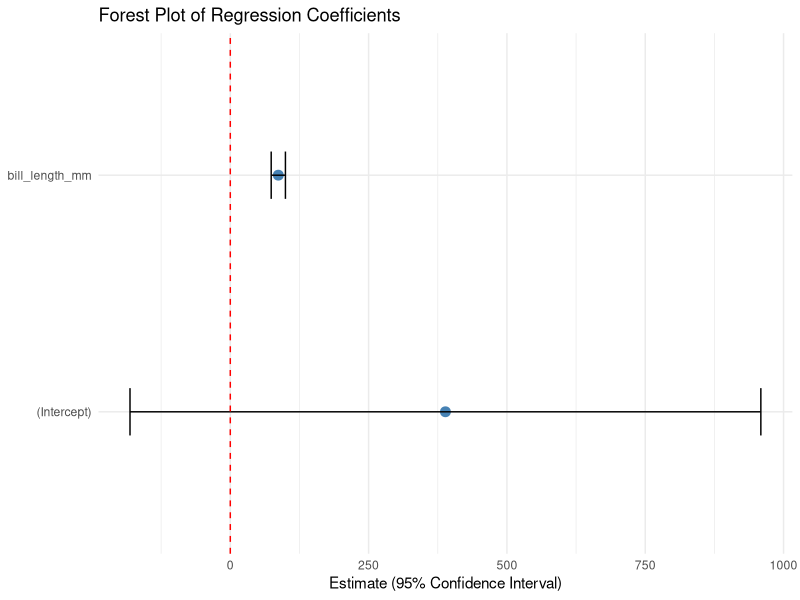
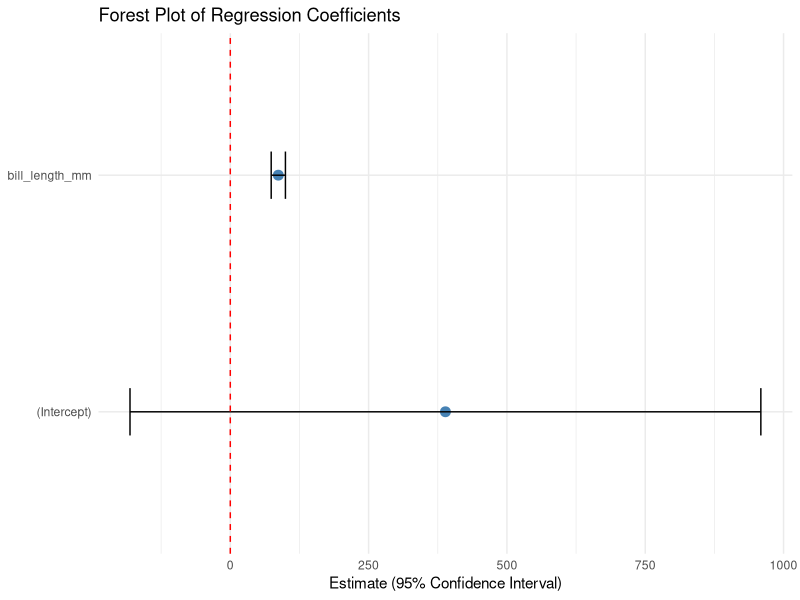

Write the R code that produced these figures, in order.
# Forest Plot

library(tidyverse)
library(palmerpenguins)
library(broom)

# Load dataset
data("penguins")

# Remove missing values
penguins_clean <- drop_na(penguins)

# Linear regression
model <- lm(
  body_mass_g ~ bill_length_mm,
  data = penguins_clean
)

# Extract coefficients
forest_data <- tidy(
  model,
  conf.int = TRUE
)

# Create Forest Plot
forest_plot <- ggplot(forest_data, aes(x = estimate, y = term)) +
  geom_point(size = 3, color = "steelblue") +
  geom_errorbarh(
    aes(xmin = conf.low, xmax = conf.high),
    height = 0.2
  ) +
  geom_vline(
    xintercept = 0,
    linetype = "dashed",
    color = "red"
  ) +
  labs(
    title = "Forest Plot of Regression Coefficients",
    x = "Estimate (95% Confidence Interval)",
    y = NULL
  ) +
  theme_minimal()

# Show plot
print(forest_plot)

# Save plot
ggsave(
  filename = "D:/Work/Penguins_Project/Figures/Figure_3_ForestPlot.png",
  plot = forest_plot,
  width = 8,
  height = 5,
  dpi = 300
)
